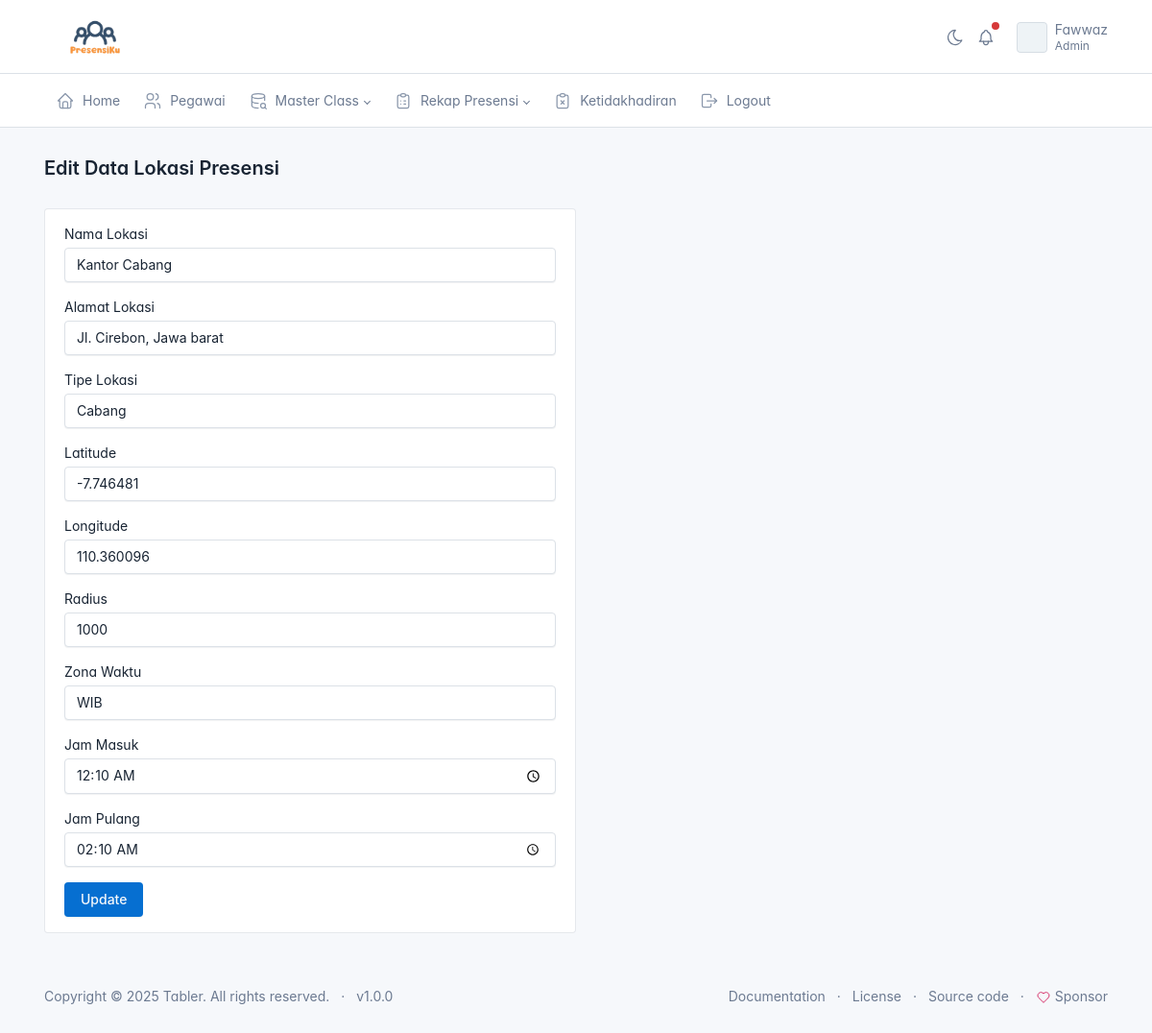
The page /admin/data_lokasi_presensi/edit.php?id=7 (signed in) on the database its author committed.
### tables this page shows
CREATE TABLE `lokasi_presensi` (
  `id` int(11) NOT NULL,
  `nama_lokasi` varchar(225) NOT NULL,
  `alamat_lokasi` varchar(225) NOT NULL,
  `tipe_lokasi` varchar(225) NOT NULL,
  `latitude` varchar(50) NOT NULL,
  `longitude` varchar(50) NOT NULL,
  `radius` int(11) NOT NULL,
  `zona_waktu` varchar(4) NOT NULL,
  `jam_masuk` time NOT NULL,
  `jam_pulang` time NOT NULL
);

### config.php (called while the page is built, shortened)
<?php
function base_url($url = null)
{
    $base_url = 'http://localhost/RPLPresensi';
    if ($url != null) {
        return $base_url . '/' . $url;
    } else {
        return $base_url;
    }
}
?>

### admin/data_lokasi_presensi/edit.php (the view, shortened to what this page needs)
<?php
include('../layout/header.php');
require_once('../../config.php');
$id = isset($_GET['id']) ? $_GET['id'] : $_POST['id'];
$result = mysqli_query($connection, "SELECT * FROM lokasi_presensi WHERE id=$id");
while ($lokasi = mysqli_fetch_array($result)) {
    $nama_lokasi = $lokasi['nama_lokasi'];
    $alamat_lokasi = $lokasi['alamat_lokasi'];
    $tipe_lokasi = $lokasi['tipe_lokasi'];
    $latitude = $lokasi['latitude'];
    $longitude = $lokasi['longitude'];
    $radius = $lokasi['radius'];
    $zona_waktu = $lokasi['zona_waktu'];
    $jam_masuk = $lokasi['jam_masuk'];
    $jam_pulang = $lokasi['jam_pulang'];
}
?>
<div class="page-body">
    <div class="container-xl">
        <div class="card col-md-6">
            <div class="card-body">
                <form action="<?= base_url('admin/data_lokasi_presensi/edit.php') ?>" method="POST">
                    <div class="mb-3">
                        <label for="" class="mb-1">Nama Lokasi</label>
                        <input type="text" class="form-control" name="nama_lokasi" value="<?= $nama_lokasi ?>">
                    </div>
                    <div class="mb-3">
                        <label for="" class="mb-1">Alamat Lokasi</label>
                        <input type="text" class="form-control" name="alamat_lokasi" value="<?= $alamat_lokasi ?>">
                    </div>
                    <div class="mb-3">
                        <label for="" class="mb-1">Tipe Lokasi</label>
                        <select name="tipe_lokasi" class="form-control">
                            <option value="Cabang" <?= $tipe_lokasi == 'Cabang' ? 'selected' : '' ?>>Cabang</option>
                        </select>
                    </div>
                    <div class="mb-3">
                        <label for="" class="mb-1">Latitude</label>
                        <input type="text" class="form-control" name="latitude" value="<?= $latitude ?>">
                    </div>
                    <div class="mb-3">
                        <label for="" class="mb-1">Longitude</label>
                        <input type="text" class="form-control" name="longitude" value="<?= $longitude ?>">
                    </div>
                    <div class="mb-3">
                        <label for="" class="mb-1">Radius</label>
                        <input type="text" class="form-control" name="radius" value="<?= $radius ?>">
                    </div>
                    <div class="mb-3">
                        <label for="" class="mb-1">Zona Waktu</label>
                        <select name="zona_waktu" class="form-control">
                            <option value="WIB" <?= $zona_waktu == 'WIB' ? 'selected' : '' ?>>WIB</option>
                        </select>
                    </div>
                    <div class="mb-3">
                        <label for="" class="mb-1">Jam Masuk</label>
                        <input type="time" class="form-control" name="jam_masuk" value="<?= $jam_masuk ?>">
                    </div>
                    <div class="mb-3">
                        <label for="" class="mb-1">Jam Pulang</label>
                        <input type="time" class="form-control" name="jam_pulang" value="<?= $jam_pulang ?>">
                    </div>
                    <button type="submit" name="update" class="btn btn-primary">Update</button>
                </form>
            </div>
        </div>
    </div>
</div>
</div>
<?php include('../layout/footer.php'); ?>

### rows shown on the page
lokasi_presensi: nama_lokasi "Kantor Cabang", alamat_lokasi "Jl. Cirebon, Jawa barat", tipe_lokasi "Cabang", latitude "-7.746481", longitude "110.360096", radius "1000", zona_waktu "WIB", jam_masuk "00:10:00", jam_pulang "02:10:00"

### other values the page prints
$_SESSION['name'] "Fawwaz"
$_SESSION['jabatan'] "Admin"
$judul "Edit Data Lokasi Presensi"
